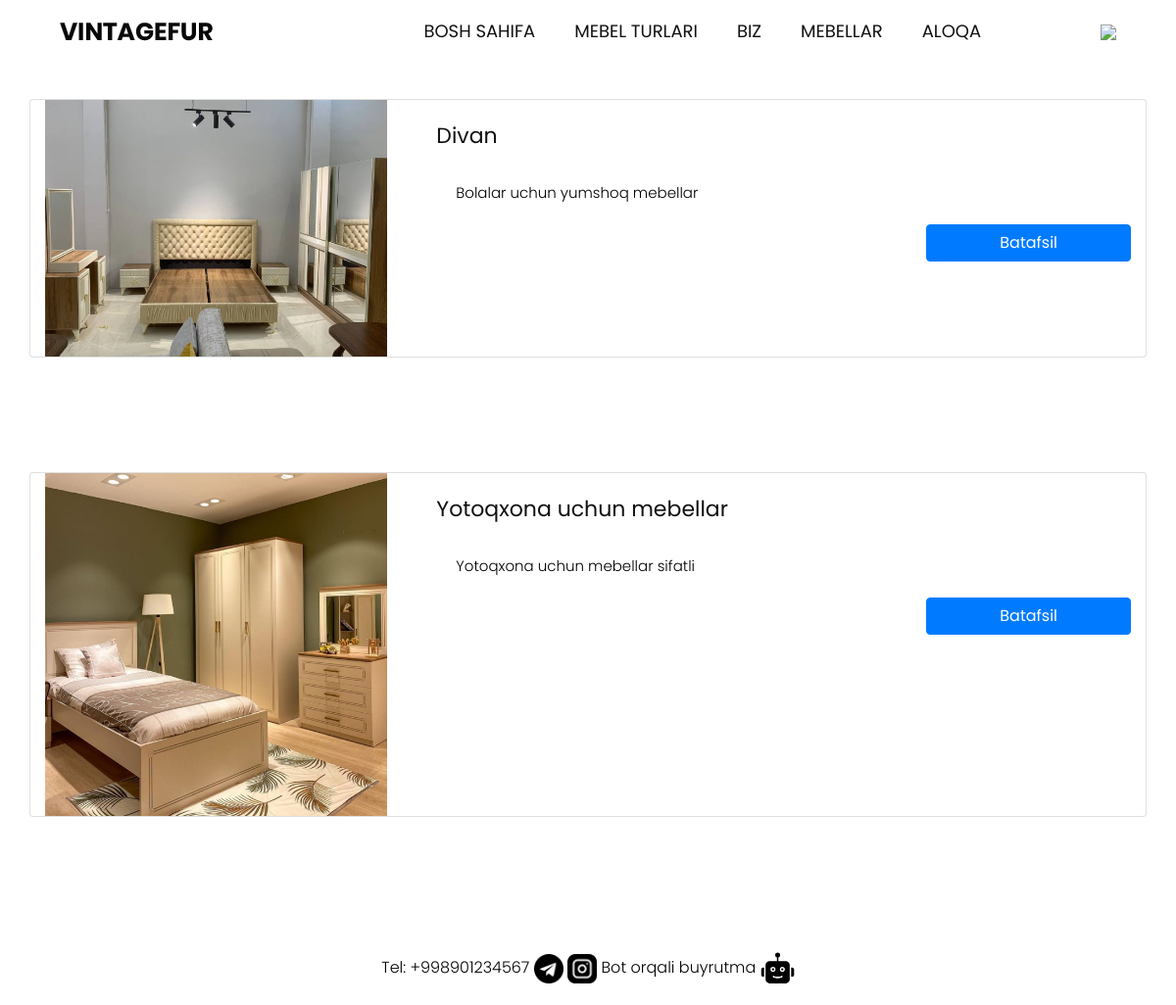
The page /category/yotoqxona/ on the database its author committed.
### newsapp/models.py (models this page shows, shortened)
class Mebel(models.Model):
    title = models.CharField(max_length=350, verbose_name='Mebel nomi')
    summary = models.CharField(max_length=450, blank=True, null=True, verbose_name='Mebel haqida qisqacha ta\'rif')
    body = RichTextField(verbose_name='Mebel haqida batafsil ma\'lumot')
    categoty = models.ForeignKey(Category, default=1, on_delete=models.CASCADE, verbose_name='Mebel turini tanlang')
    image = models.ImageField(upload_to='image/', blank=True, null=True, verbose_name='Mebel rasmi')
    material = models.CharField(max_length=200, blank=True, null=True, verbose_name='Mebelda ishlatilgan material')
    price = models.CharField(max_length=50, verbose_name='Mebelni sotilish narxi')
    rek_price = models.CharField(max_length=50, blank=True, null=True, verbose_name='Mebel reklama narxi')

### newsapp/views.py (the view)
# urls.py: path('category/<str:fstr>/', get_category, name='category'),
def get_category(request, fstr):
    try:
        category = Category.objects.get(cat_name=fstr)
        posts = Mebel.objects.filter(categoty=category)
        return render(request, 'category.html', {'posts':posts})
    except:
        return render(request, 'services.html', {})

### templates/category.html
{% extends 'base.html' %}
{% block content %}
<br><br><br><br>
     {% for mebel in posts %}
        <div class="card mb-3 container" style="max-width: auto;">
          <div class="row g-0">
            <div class="col-md-4">
              {% if mebel.image %}
                <img src="{{ mebel.image.url }}" class="img-fluid rounded-start" alt="rasm">
              {% endif %}
            </div>
            <div class="col-md-8">
              <div class="card-body">
                <h2 class="card-title">{{ mebel.title }}</h2>
                <p class="card-text" style="color: black;">{{ mebel.summary }}</p>
              </div>
                <a href="{% url 'detail_product' mebel.pk %}" class="btn btn-primary">Batafsil</a>
            </div>
          </div>
        </div>
<br><br><br><br>
    {% endfor %}
{% endblock content %}

### static/css/style.css (style rules this page uses)
* { box-sizing: border-box !important; transition: ease all 0.5s; }
html { scroll-behavior: smooth; }
body { color: #666666; font-size: 14px; font-family:Poppins; line-height: 1.80857; font-weight: normal; overflow-x: hidden; }
a { color: #1f1f1f; text-decoration: none !important; outline: none !important; -webkit-transition: all .3s ease-in-out; -moz-transition: all .3s ease-in-out; -ms-transition: all .3s ease-in-out; -o-transition: all .3s ease-in-out; transition: all .3s ease-in-out; }
h1, h2, h3, h4, h5, h6 { letter-spacing: 0; font-weight: normal; position: relative; padding: 0 0 10px 0; font-weight: normal; line-height: normal; color: #111111; margin: 0 }
h2 { font-size: 22px }
*, *::after, *::before { -webkit-box-sizing: border-box; -moz-box-sizing: border-box; box-sizing: border-box; }
p { margin: 20px; font-weight: 300; font-size: 15px; line-height: 24px; }
a { color: #222222; text-decoration: none; outline: none !important; }
a, .btn { text-decoration: none !important; outline: none !important; -webkit-transition: all .3s ease-in-out; -moz-transition: all .3s ease-in-out; -ms-transition: all .3s ease-in-out; -o-transition: all .3s ease-in-out; transition: all .3s ease-in-out; }
img { max-width: 100%; height: auto; }
.btn { display: block; margin-left: 520px; margin-right: auto; }

### rows shown on the page
Mebel: image (picture), title "Divan", summary "Bolalar uchun yumshoq mebellar"
Mebel: image (picture), title "Yotoqxona uchun mebellar", summary "Yotoqxona uchun mebellar sifatli"
